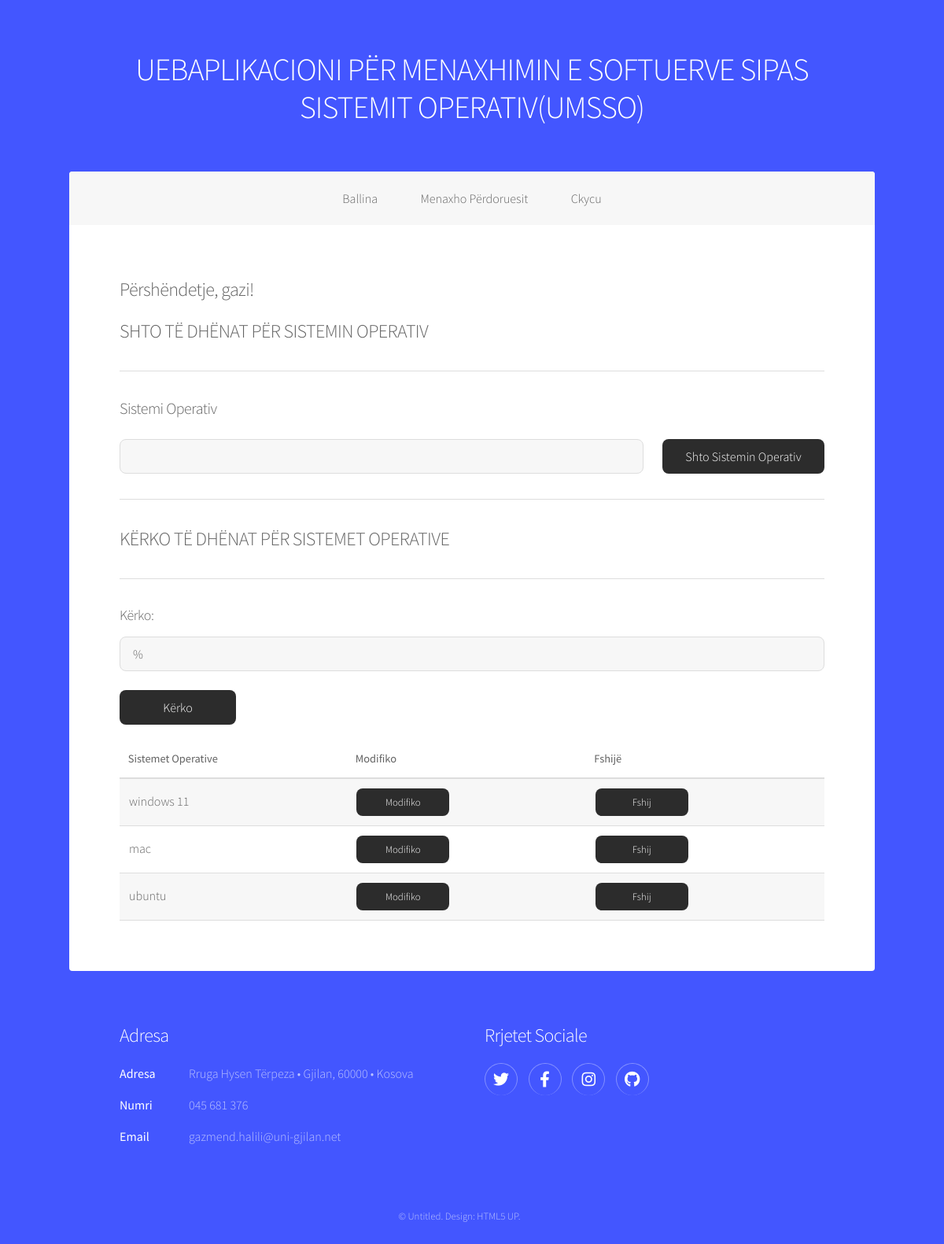
Screenshot of /ModuliAdministratorit/menaxhoSO/menaxhoSistemetOperative.php (signed in) with the database file from the repository.
### tables this page shows
CREATE TABLE `tedhenat_umsso` (
  `id_eDhena_umsso` int(11) NOT NULL,
  `titulli_umsso` varchar(100) DEFAULT NULL,
  `pershkrimi_umsso` varchar(1000) DEFAULT NULL,
  `pjesaFaqes_umsso` varchar(50) DEFAULT NULL
);

CREATE TABLE `perdoruesit_umsso` (
  `id_perdoruesi_umsso` int(11) NOT NULL,
  `perdoruesi_umsso` varchar(255) NOT NULL,
  `fjalekalimi_umsso` varchar(255) NOT NULL
);

CREATE TABLE `sistemetoperative_umsso` (
  `id_sistemiOperativ_umsso` int(11) NOT NULL,
  `sistemiOperativ_umsso` varchar(255) NOT NULL
);

### ModuliAdministratorit/_verifikimi.php (called while the page is built, shortened)
<?php
include('_konfigurimi.php');
$perdoruesi = $_SESSION['emriPerdoruesit'];
$pyetsori = mysqli_query($lidhja,"SELECT perdoruesi_umsso FROM perdoruesit_umsso WHERE perdoruesi_umsso='$perdoruesi'");
$rreshti = mysqli_fetch_array($pyetsori,MYSQLI_ASSOC);
$perdoruesi_kyqur = $rreshti['perdoruesi_umsso'];
?>

### ModuliAdministratorit/menaxhoSO/menaxhoSistemetOperative.php (the view, shortened to what this page needs)
<?php
include("../_konfigurimi.php");
include("../_verifikimi.php");
?>
<!DOCTYPE HTML>
<html>
<head>
    <link rel="stylesheet" href="../assets/css/main.css" />
</head>
<body class="is-preload">
    <div id="wrapper">
        <?php include("../_koka.php"); ?>
        <?php include("../_menyjaPerFollderatMenaxho.php"); ?>
        <div id="main">
            <section id="content" class="main">
                <h2>Përshëndetje, <?php echo $perdoruesi_kyqur;?>!</h2>
                <h2>SHTO TË DHËNAT PËR SISTEMIN OPERATIV</h2>
                <hr>
                <form method="post" action="_shtimiSistemitOperativ.php" enctype="multipart/form-data">
                    <div class="row gtr-uniform">
                        <div class="col-6">
                            <h3 style=" text-align: left;">Sistemi Operativ</h3>
                        </div>
                        <div class="col-9 col-12-xsmall">
                            <input type="text" name="emriSO" />
                        </div>
                        <div class="col-3 col-12-xsmall">
                            <input type="submit" name="dorezo" value="Shto Sistemin Operativ" class="button primary fit" style="background-color: #2c2c2c;"" />
                        </div>
                    </div>
                </form>
                <hr>
                <h2>KËRKO TË DHËNAT PËR SISTEMET OPERATIVE</h2>
                <hr>
                <form method=" post" action="#">
                    <div class="row gtr-uniform">
                        <div class="col-12">
                            <label style="text-align: left;">
                                <h3>Kërko:</h3>
                            </label>
                            <input type="text" value="%" name="termi" />
                        </div>
                        <div class="col-12">
                            <ul class="actions">
                                <li><input type="submit" value="Kërko" class="button primary fit" style="background-color: #2c2c2c;" /></li>
                            </ul>
                        </div>
                    </div>
                </form>
                <div class="table-wrapper">
                    <table>
                        <thead>
                            <tr>
                                <th>Sistemet Operative</th>
                                <th>Modifiko</th>
                                <th>Fshijë</th>
                            </tr>
                        </thead>
                        <tbody>
                            <?php
                            if (!empty($_REQUEST['termi'])) {
                                $termi = mysqli_real_escape_string($lidhja, $_REQUEST['termi']);
                                $pyetsori = mysqli_query($lidhja, "SELECT * FROM sistemetOperative_umsso WHERE sistemiOperativ_umsso LIKE '%" . $termi . "%' ");
                                while ($rreshti = mysqli_fetch_array($pyetsori)) {
                                    echo "<tr>";
                                    echo "<td>" . $rreshti['sistemiOperativ_umsso'] . "</td>";
                                    echo "<td><a class='button primary small' style='background-color: #2c2c2c;' href=\"modifikimiSistemitOperativ.php?idso=$rreshti[id_sistemiOperativ_umsso]\">Modifiko</a></td>";
                                    echo "<td><a class='button primary small' style='background-color: #2c2c2c;' href=\"fshirjaSistemitOperativ.php?idso=$rreshti[id_sistemiOperativ_umsso]\" onClick=\"return confirm('Jeni të sigurt që dëshironi ta fshini?')\">Fshij</a></td>";
                                    echo "</tr>";
                                }
                            } else {
                                $pyetsori = mysqli_query($lidhja, "SELECT * FROM sistemetOperative_umsso");
                                while ($rreshti = mysqli_fetch_array($pyetsori)) {
                                    echo "<tr>";
                                    echo "<td>" . $rreshti['sistemiOperativ_umsso'] . "</td>";
                                    echo "<td><a class='button primary small' style='background-color: #2c2c2c;' href=\"modifikimiSistemitOperativ.php?idso=$rreshti[id_sistemiOperativ_umsso]\">Modifiko</a></td>";
                                    echo "<td><a class='button primary small' style='background-color: #2c2c2c;' href=\"_fshirjaSistemitOperativ.php?idso=$rreshti[id_sistemiOperativ_umsso]\" onClick=\"return confirm('Jeni të sigurt që dëshironi ta fshini?')\">Fshij</a></td>";
                                    echo "</tr>";
                                }
                            }
                            ?>
                        </tbody>
                    </table>
                </div>
            </section>
        </div>
        <?php include("../_fundiFaqes.php"); ?>
    </div>
</body>
</html>

### ModuliAdministratorit/_koka.php
<?php
include("_konfigurimi.php");
$pyetsori = "SELECT * FROM tedhenat_umsso WHERE pjesaFaqes_umsso='kokaFaqes'";
$rezultati = mysqli_query($lidhja, $pyetsori);
while($rreshti = mysqli_fetch_assoc($rezultati)){
    extract($rreshti);
}
echo $pershkrimi_umsso;
?>

### ModuliAdministratorit/_menyjaPerFollderatMenaxho.php
<?php
include("_konfigurimi.php");
$pyetsori = "SELECT * FROM tedhenat_umsso WHERE pjesaFaqes_umsso='menyjaPerFollderatMenaxho'";
$rezultati = mysqli_query($lidhja, $pyetsori);
while($rreshti = mysqli_fetch_assoc($rezultati)){
    extract($rreshti);
}
echo $pershkrimi_umsso;
?>

### ModuliAdministratorit/_adresa.php
<?php
include("_konfigurimi.php");
$pyetsori = "SELECT * FROM tedhenat_umsso WHERE pjesaFaqes_umsso='adresa'";
$rezultati = mysqli_query($lidhja, $pyetsori);
while($rreshti = mysqli_fetch_assoc($rezultati)){
    extract($rreshti);
}
echo $pershkrimi_umsso;
?>

### ModuliAdministratorit/_rrjeteSociale.php
<?php
include("_konfigurimi.php");
$pyetsori = "SELECT * FROM tedhenat_umsso WHERE pjesaFaqes_umsso='rrjeteSociale'";
$rezultati = mysqli_query($lidhja, $pyetsori);
while($rreshti = mysqli_fetch_assoc($rezultati)){
    extract($rreshti);
}
echo $pershkrimi_umsso;
?>

### ModuliAdministratorit/_eDrejtaAutoriale.php
<?php
include("_konfigurimi.php");
$pyetsori = "SELECT * FROM tedhenat_umsso WHERE pjesaFaqes_umsso='eDrejtaAutoriale'";
$rezultati = mysqli_query($lidhja, $pyetsori);
while($rreshti = mysqli_fetch_assoc($rezultati)){
    extract($rreshti);
}
echo $pershkrimi_umsso;
?>

### rows the page displays
tedhenat_umsso: pershkrimi_umsso "UEBAPLIKACIONI PËR MENAXHIMIN E SOFTUERVE SIPAS SISTEMIT OPERATIV(UMSSO)"
tedhenat_umsso: pershkrimi_umsso "Ballina Menaxho Përdoruesit Ckycu"
perdoruesit_umsso: perdoruesi_umsso "gazi"
sistemetoperative_umsso: sistemiOperativ_umsso "windows 11"
sistemetoperative_umsso: sistemiOperativ_umsso "mac"
sistemetoperative_umsso: sistemiOperativ_umsso "ubuntu"
tedhenat_umsso: pershkrimi_umsso "Adresa Adresa Rruga Hysen Tërpeza • Gjilan, 60000 • Kosova Numri 045 681 376 Email gazmend.halili@uni-gjilan.net"
tedhenat_umsso: pershkrimi_umsso "Rrjetet Sociale"
tedhenat_umsso: pershkrimi_umsso "© Untitled. Design: HTML5 UP ."
